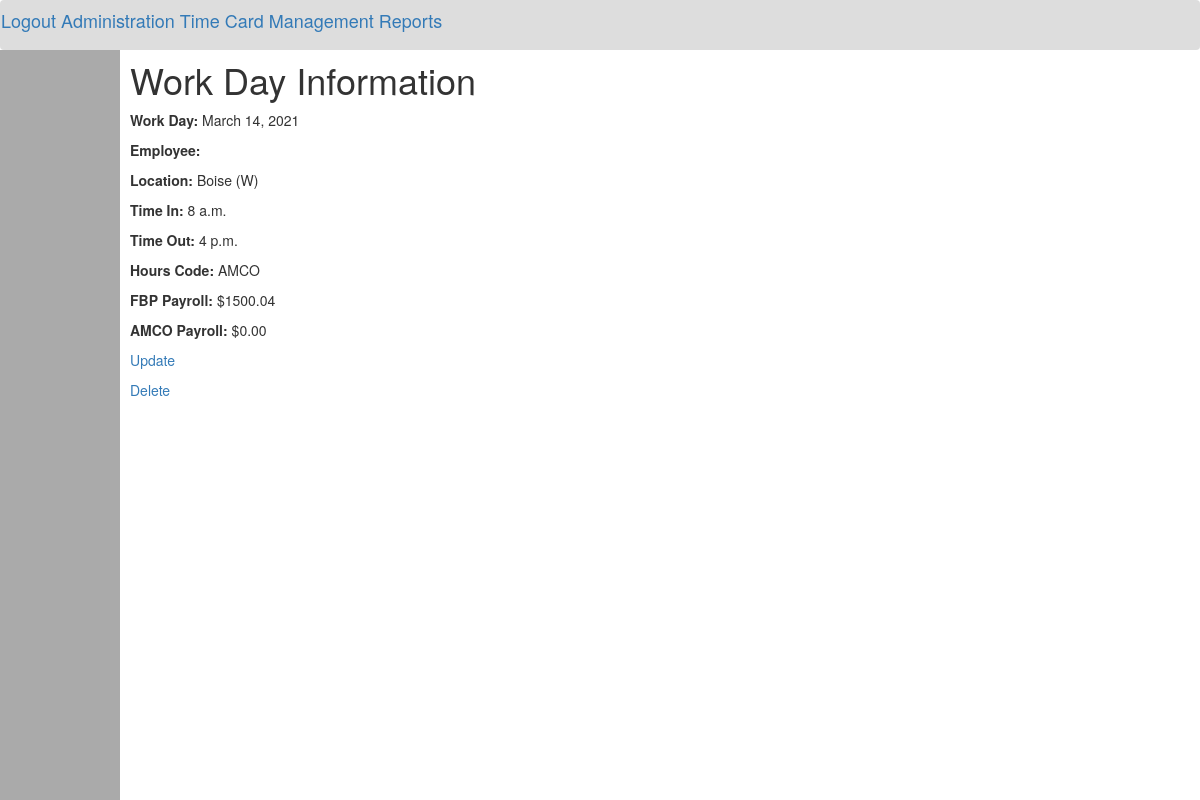
Screenshot of /workdays/1/ (signed in) with the database file from the repository.
### workdays/models.py (models this page shows, shortened)
class WorkDay(models.Model):
    user = models.ForeignKey(User, null=False, on_delete=models.CASCADE)
    location = models.ForeignKey(Location, null=True, on_delete=models.SET_NULL)
    work_date = models.DateField(null=False, default=now)
    time_in = models.TimeField(null=False, default=time(hour=8))
    time_out = models.TimeField(null=False, default=time(hour=16))
    hours_code = models.CharField(
        null=False,
        max_length=4,
        choices=HOUR_CODES,
        validators=[
            RegexValidator(
                regex="^(FBP|AMCO)$",
                message="Please choose either FBP or AMCO."
            )
        ]
    )
    fbp_payroll = models.DecimalField(
        max_digits=9,
        decimal_places=2,
        null=False,
        default=0,
        validators=[
            MinValueValidator(
                limit_value=0,
                message="Please insert a non-negative number."
            ),
            MaxValueValidator(
                limit_value=9999999.99,
                message="Payroll must be under $10 million."
            )
        ]
    )
    amco_payroll = models.DecimalField(
        max_digits=9,
        decimal_places=2,
        null=False,
        default=0,
        validators=[
            MinValueValidator(
                limit_value=0,
                message="Please insert a non-negative number."
            ),
            MaxValueValidator(
                limit_value=9999999.99,
                message="Payroll must be under $10 million."
            )
        ]
    )

### locations/models.py (models this page shows, shortened)
class Location(models.Model):
    name = models.CharField(
        unique=True,
        max_length=30,
        null=False,
        validators=[
            RegexValidator(
                regex="^[a-zA-Z0-9,\. :-]+$",
                message="Please insert a valid location name."
            )
        ]
    )
    sector = models.CharField(
        max_length=1,
        null=False,
        choices=SECTORS,
        validators=[
            RegexValidator(
                regex="^[EW]$",
                message="Please insert either E (East) or W (West)."
            )
        ]
    )
    def __str__(self):
        return f"{self.name} ({self.sector})"

### workdays/views.py (the view)
# urls.py: path("<int:pk>/", views.WorkDayDetail.as_view(), name="detail"),
class WorkDayDetail(LoginRequiredMixin, UserPassesTestMixin, DetailView):
    model = WorkDay
    template_name = "workdays/detail.html"
    context_object_name = "workday"
    extra_context = {"title": "Work Day Information"}
    def test_func(self):
        return self.request.user.is_superuser

### workdays/templates/workdays/detail.html
{% extends "base/base.html" %}
{% block content %}
    <p><b>Work Day:</b> {{ workday.work_date }}</p>
    <p><b>Employee:</b> {{ workday.employee }}</p>
    <p><b>Location:</b> {{ workday.location }}</p>
    <p><b>Time In:</b> {{ workday.time_in }}</p>
    <p><b>Time Out:</b> {{ workday.time_out }}</p>
    <p><b>Hours Code:</b> {{ workday.hours_code }}</p>
    <p><b>FBP Payroll:</b> ${{ workday.fbp_payroll }}</p>
    <p><b>AMCO Payroll:</b> ${{ workday.amco_payroll }}</p>
    {% if user.is_superuser %}
        <p><a href="{% url 'workdays:update' workday.id %}">Update</a></p>
        <p><a href="{% url 'workdays:delete' workday.id %}">Delete</a></p>
    {% endif %}
{% endblock content%}

### rows the page displays
WorkDay: work_date "March 14, 2021", location "Boise (W)", time_in "8 a.m.", time_out "4 p.m.", hours_code "AMCO", fbp_payroll "1500.04", amco_payroll "0.00"

### other values shown
{{ title }} "Work Day Information"
